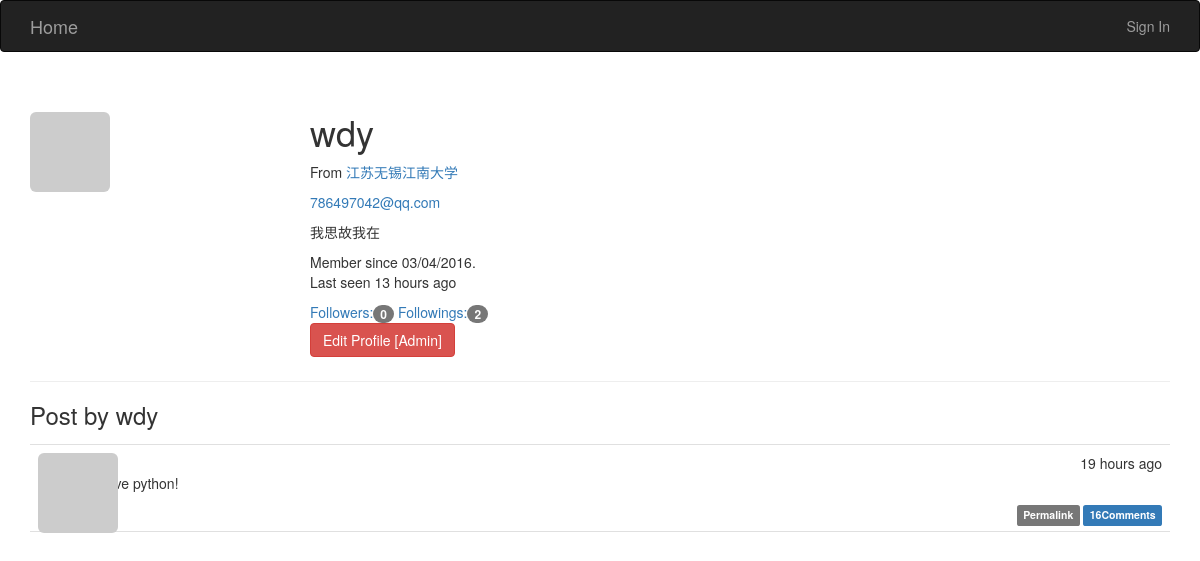
Page /user/wdy on the earlier database version.
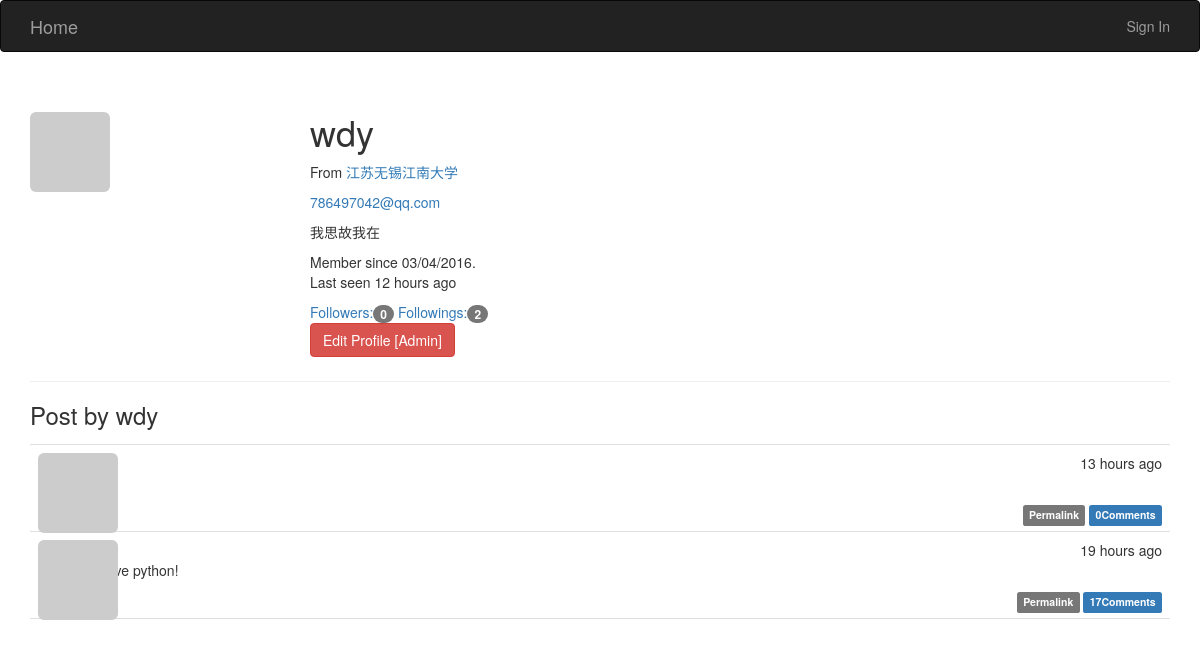
Same page on the later database version.
### flasky.py (models this page shows, shortened)
class User(UserMixin, db.Model):
    __tablename__ = 'users'
    id = db.Column(db.Integer, primary_key=True)
    email = db.Column(db.String(64), unique=True, index=True)
    username = db.Column(db.String(64), unique=True)
    password_hash = db.Column(db.String(128))
    role_id = db.Column(db.Integer, db.ForeignKey('roles.id'))
    confirmed = db.Column(db.Boolean, default=False)
    location = db.Column(db.String(64))
    about_me = db.Column(db.Text())
    member_since = db.Column(db.DateTime(), default=datetime.utcnow)
    last_seen = db.Column(db.DateTime(), default=datetime.utcnow)
    avatar_hash = db.Column(db.String(32))#email md5
    posts = db.relationship('Post', backref='author', lazy='dynamic')
    followed = db.relationship('Follow',
                               foreign_keys=[Follow.follower_id],
                               backref=db.backref('follower', lazy='joined'),
                               lazy='dynamic',
                               cascade='all, delete-orphan')
    followers = db.relationship('Follow', foreign_keys=[Follow.followed_id],
                                backref=db.backref('followed', lazy='joined'),
                                lazy='dynamic',
                                cascade='all, delete-orphan')
    comments = db.relationship('Comment', backref='author', lazy='dynamic')
    @property
    def password(self):
        raise AttributeError('password is not a readable attribute')
    def gravatar(self, size=100, default='identicon', rating='g'):
        if request.is_secure:
            url = 'https://secure.gravatar.com/avatar'
        else:
            url = 'https://www.gravatar.com/avatar'
        hash = hashlib.md5(self.email.encode('utf-8')).hexdigest()
        return '{url}/{hash}?s={size}&d={default}&r={rating}'.format(
            url=url, hash=hash, size=size, default=default, rating=rating)

class Post(db.Model):
    __tablename__ = 'posts'
    id = db.Column(db.Integer, primary_key=True)
    body = db.Column(db.Text)
    timestamp = db.Column(db.DateTime, index=True, default=datetime.utcnow)
    author_id = db.Column(db.Integer, db.ForeignKey('users.id'))
    body_html = db.Column(db.Text)
    comments = db.relationship('Comment', backref='post', lazy='dynamic')

### flasky.py (the view)
@app.route('/user/<username>')
def user(username):
    user = User.query.filter_by(username=username).first_or_404()
    posts = user.posts.order_by(Post.timestamp.desc()).all()
    return render_template('user.html', user=user, posts=posts)

### flasky.py (called while the page is built)
@app.context_processor
def inject_permissions():
    return dict(Permission=Permission)

    def can(self, permissions):
        return False

### templates/user.html (shortened to what this page needs)
{% extends "base.html" %}
{% block page_content %}
<div class="page-header">
    <img class="img-rounded profile-thumbnail" src="{{ user.gravatar(size=256) }}"
        xmlns="http://www.w3.org/1999/html">
    <div class="profile-header">
        <h1>{{ user.username }}</h1>
        <p>
            {% if user.location  %}
            From <a href="http://maps.google.com/?q={{ user.location }}">{{ user.location }}</a>
            {% endif %}
        </p>
        {% if current_user.is_administrator %}
        <p><a href="mailto:{{ user.email }}">{{ user.email }}</a></p>
        {% endif %}
        {% if user.about_me %}<p>{{ user.about_me }}</p>{% endif %}
        <p>
        Member since {{ moment(user.member_since).format('L') }}.<br/>
        Last seen {{ moment(user.last_seen).fromNow() }}
        </p>
        <a href="{{ url_for('followers', username=user.username) }}">
            Followers:<span class="badge">{{ user.followers.count() - 1 }}</span>
        </a>
        <a href="{{ url_for('followings', username=user.username) }}">
            Followings:<span class="badge">{{ user.followed.count() - 1 }}</span>
        </a>
        <p>
            {% if current_user.is_administrator %}
                <a class="btn btn-danger" href="{{ url_for('edit_profile_admin', id=user.id) }}">
                Edit Profile [Admin]
                </a>
            {% endif %}
        </p>
    </div>
 </div>
<h3>Post by {{ user.username }}</h3>
{% include "_posts.html" %}
{% endblock %}

### templates/base.html (shortened to what this page needs)
{% extends "bootstrap/base.html" %}
{% block head %}
{{ super() }}
<link rel="stylesheet" href="{{ url_for('static', filename='styles.css') }}" type="text/css">
{% endblock %}
{% block navbar %}
<div class="navbar navbar-inverse" role="navigation">
    <div class="container">
        <div class="navbar-header">
            <a class="navbar-brand" href="/">Home</a>
        </div>
        <ul class="nav navbar-nav navbar-right">
            {% if current_user.is_authenticated %}
            <li><a href="{{ url_for('logout') }}">Sign Out</a> </li>
            {% else %}
            <li><a href="{{ url_for('login') }}">Sign In</a></li>
            {% endif %}
        </ul>
    </div>
</div>
{% endblock %}
{% block content %}
<div class="container">
    {% block page_content %}{% endblock %}
</div>
{% endblock %}

### templates/_posts.html (shortened to what this page needs)
<ul class="posts">
    {% for post in posts %}
    <li class="post">
        <div class="post-thumbnail">
            <a href="{{ url_for('user', username=post.author.username) }}">
                <img class="img-rounded profile-thumbnail"
                src="{{ post.author.gravatar(size=40) }}">
            </a>
        </div>
        <div class="post-content">
            <div class="post-date">{{ moment(post.timestamp).fromNow() }}</div>
            <div class="post-author">
                <a href="{{ url_for('user', username=post.author.username) }}">
                </a>
            </div>
            <div class="post-body">
                {% if post.body_html %}
                    {{ post.body_html | safe }}
                {% else %}
                    {{ post.body }}
                {% endif %}
            </div>
            <div class="post-footer">
                <a href="{{ url_for('post', id=post.id) }}">
                    <span class="label label-default">Permalink</span>
                </a>
                <a href="{{ url_for('post', id=post.id) }}#comments">
                    <span class="label label-primary">
                        {{ post.comments.count() }}Comments
                    </span>
                </a>
            </div>
        </div>
    </li>
    {% endfor %}
</ul>

### static/styles.css (style rules this page uses)
.profile-thumbnail { position: absolute; }
.profile-header { min-height: 260px; margin-left: 280px; }
ul.posts { list-style-type: none; padding: 0px; margin: 16px 0px 0px 0px; border-top: 1px solid #e0e0e0; }
ul.posts li.post { padding: 8px; border-bottom: 1px solid #e0e0e0; }
div.post-date { float: right; }
div.post-author { font-weight: bold; }
div.post-thumbnail { position: absolute; }
div.post-content { margin-left: 48px; min-height: 48px; }
div.post-footer { text-align: right; }

Differences in the rows shown:
changed User "wdy": last_seen "13 hours ago" → "12 hours ago"
added Post: timestamp "13 hours ago", comments.count "0"
computed for Post "19 hours ago": comments.count "16" → "17"
